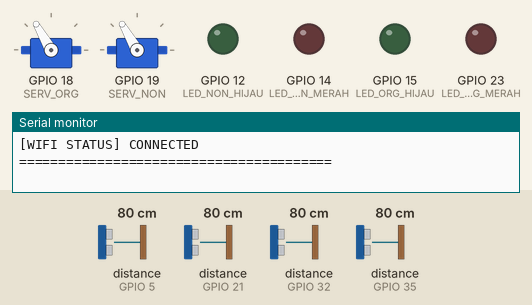
The sketch below on a simulated ESP32. Parts: 2 × servo, output pins drawn as LEDs (lit = HIGH), the last lines printed to the serial monitor. Wiring (inferred from the names in the program): 4 × ultrasonic range finder: trigger GPIO 4, echo GPIO 5 / trigger GPIO 22, echo GPIO 21 / trigger GPIO 27, echo GPIO 32 / trigger GPIO 33, echo GPIO 35. Inputs (shaded band) come from the test bench; at power-on: distance to the obstacle (sensors on GPIO 5, GPIO 32, GPIO 21, GPIO 35) 80 cm. The echo pulse lasts 58.3 µs per cm; WiFi joins after 1.5 s; servers stay silent unless stated; uploads are accepted with an empty reply; pins used as bus, display or sensor lines are not drawn.

Above: at 3.7 s.
3.8 s: distance to the obstacle (sensor on GPIO 5) set to 23 cm
5.3 s: distance to the obstacle (sensor on GPIO 5) set to 19 cm
At 6.6 s:
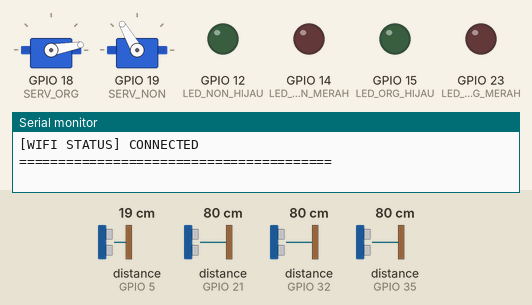
6.9 s: distance to the obstacle (sensor on GPIO 32) set to 24 cm
8.4 s: distance to the obstacle (sensor on GPIO 32) set to 19 cm
At 9.4 s:
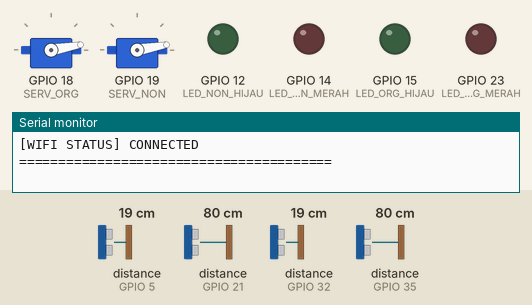
At 10.63 s:
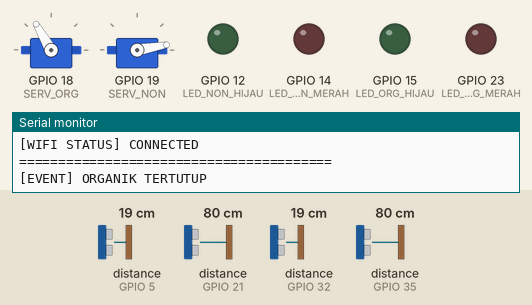
11.4 s: distance to the obstacle (sensor on GPIO 21) set to 2 cm
14.4 s: distance to the obstacle (sensor on GPIO 35) set to 2 cm
Timing chart, 0 to 20.3 s (numbered marks = the images above; inputs shaded):
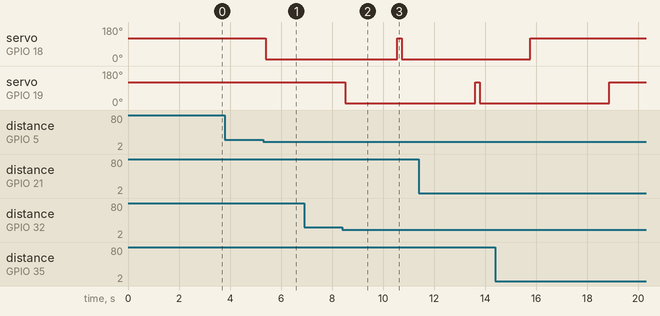

Measured:
- the behaviour switches between 22 and 21 cm on distance to the obstacle (sensor on GPIO 5) (found by bisection; images 0 and 1)
- the behaviour switches between 22 and 21 cm on distance to the obstacle (sensor on GPIO 32) (found by bisection; images 1 and 2)
- after the input at 5.3 s, servo on GPIO 18 (SERV_ORG): 120° → 10° after 0.10 s
- after the input at 8.4 s, servo on GPIO 19 (SERV_NON): 120° → 10° after 0.12 s

The sketch:

i.ino
```cpp
// ============================================================
// SMART TRASH BIN IoT SYSTEM - DUAL BIN VERSION v2.5
// ============================================================
// FITUR:
// 1. Dual tempat sampah (Organik & Non-Organik)
// 2. Auto buka tutup menggunakan servo
// 3. Monitoring kapasitas sampah
// 4. Koneksi Wi-Fi ESP32
// 5. Kirim data JSON ke Backend Flask
// 6. Data dikirim jika status berubah ATAU setiap 30 detik
// 7. Anti spam database
// 8. Monitoring realtime Serial Monitor
// 9. Deteksi sensor dicabut / error
// 10. Pull-down semua pin echo untuk stabilitas
// 11. [v2.3] Pin sensor organik dipindah ke 22 & 21
// 12. [v2.3] Saat sensor error, kirim 0% ke backend
//           agar data lama tidak menggantung di server
// 13. [v2.4] tinggiTong disesuaikan tong 10 liter = 20 cm
// 14. [v2.4] Threshold kategori disinkronkan dengan backend:
//           KOSONG < 30% | SETENGAH 30-79% | PENUH >= 80%
// 15. [v2.4] Kirim data berkala setiap 30 detik
// 16. [v2.5] INTEGRASI LED INDIKATOR (Merah = Penuh, Hijau = Aman)
// ============================================================


// ============================================================
// IMPORT LIBRARY
// ============================================================

#include <WiFi.h>
#include <ESP32Servo.h>
#include <HTTPClient.h>
#include <ArduinoJson.h>


// ============================================================
// KONFIGURASI WIFI
// ============================================================

const char* ssid     = "realme C65 i2mr";
const char* password = "achon900";


// ============================================================
// URL BACKEND FLASK
// ============================================================

const char* serverUrl = "https://trushbin.my.id/api/trash";


// ============================================================
// PIN TEMPAT SAMPAH ORGANIK
// ============================================================

// Pin servo organik
#define SERV_ORG   18

// Sensor tangan organik
#define T_OBJ_ORG   4
#define E_OBJ_ORG   5

// Sensor volume organik
#define T_VOL_ORG  22
#define E_VOL_ORG  21


// [v2.5] LED Indikator Organik
#define LED_ORG_MERAH  23  // Menyala saat penuh
#define LED_ORG_HIJAU  15   // Menyala saat kOW

// Tambahkan di bagian atas, setelah #define pin
//#define LED_ON  LOW   // Active LOW: nyala = L
//#define LED_OFF HIGH  // Active LOW: mati  = HIGH
// Ganti define LED_ON / LED_OFF dengan fungsi ini

void setLED(int pin, bool nyala) {
  if (nyala) {
    pinMode(pin, OUTPUT);
    digitalWrite(pin, LOW);   // Nyalakan
  } else {
    pinMode(pin, INPUT);      // Benar-benar putus, tidak ada arus bocor
  }
}

// ============================================================
// PIN TEMPAT SAMPAH NON-ORGANIK
// ============================================================

// Pin servo non-organik
#define SERV_NON   19

// Sensor tangan non-organik
#define T_OBJ_NON  27
#define E_OBJ_NON  32

// Sensor volume non-organik
#define T_VOL_NON  33
#define E_VOL_NON  35

// [v2.5] LED Indikator Non-Organik
#define LED_NON_MERAH  14  // Menyala saat penuh
#define LED_NON_HIJAU  12  // Menyala saat kosong/setengah


// ============================================================
// PARAMETER SISTEM
// ============================================================

const int tinggiTong = 20;
const int jarakBuka = 20;
const long waktuTunggu = 5000;
const int batasValidSensor = 200;
const long intervalKirim = 30000;


// ============================================================
// OBJECT SERVO
// ============================================================

Servo servoOrg;
Servo servoNon;


// ============================================================
// STATUS SERVO
// ============================================================

unsigned long waktuBukaOrg = 0;
bool isOpenOrg = false;

unsigned long waktuBukaNon = 0;
bool isOpenNon = false;


// ============================================================
// TIMER SERIAL MONITOR & KIRIM DATA
// ============================================================

unsigned long lastSerialPrint = 0;
unsigned long lastKirimData = 0;


// ============================================================
// STATUS TERAKHIR TEMPAT SAMPAH
// ============================================================

String lastStatusOrg = "";
String lastStatusNon = "";


// ============================================================
// STATUS ERROR SENSOR
// ============================================================

bool errorSensorOrg = false;
bool errorSensorNon = false;

bool sudahKirimResetOrg = false;
bool sudahKirimResetNon = false;


// ============================================================
// FUNGSI MEMBACA JARAK SENSOR ULTRASONIC
// ============================================================
int bacaJarak(int trigPin, int echoPin) {

  digitalWrite(trigPin, LOW);
  delayMicroseconds(2);

  digitalWrite(trigPin, HIGH);
  delayMicroseconds(10);

  digitalWrite(trigPin, LOW);

  long duration = pulseIn(echoPin, HIGH, 30000);

  if (duration == 0) {
    return batasValidSensor;
  }

  int jarak = duration * 0.034 / 2;

  return jarak;
}


// ============================================================
// FUNGSI CEK APAKAH SENSOR VALID
// ============================================================
bool sensorValid(int jarak) {
  return (jarak > 0 && jarak < batasValidSensor);
}


// ============================================================
// FUNGSI KONEKSI WIFI
// ============================================================
void setupWiFi() {

  Serial.println();
  Serial.println("====================================");
  Serial.println("MENGHUBUNGKAN WIFI...");
  Serial.println("====================================");

  WiFi.begin(ssid, password);

  while (WiFi.status() != WL_CONNECTED) {
    delay(500);
    Serial.print(".");
  }

  Serial.println();
  Serial.println("====================================");
  Serial.println("WIFI BERHASIL TERHUBUNG");
  Serial.print("IP ESP32 : ");
  Serial.println(WiFi.localIP());
  Serial.println("====================================");
}


// ============================================================
// FUNGSI MENGHITUNG STATUS TEMPAT SAMPAH
// ============================================================
String hitungKategori(int persen) {

  if (persen >= 80) return "PENUH";
  if (persen >= 30) return "SETENGAH";
  return "KOSONG";
}


// ============================================================
// FUNGSI MENGIRIM DATA KE BACKEND
// ============================================================
void kirimDataKeBackend(String binId, String type, int percentage) {

  if (WiFi.status() != WL_CONNECTED) {
    Serial.println("[ERROR] WIFI TERPUTUS!");
    return;
  }

  HTTPClient http;
  http.begin(serverUrl);
  http.addHeader("Content-Type", "application/json");

  StaticJsonDocument<200> doc;
  doc["bin_id"]   = binId;
  doc["type"]     = type;
  doc["distance"] = (tinggiTong - (percentage * tinggiTong / 100));

  String jsonPayload;
  serializeJson(doc, jsonPayload);

  int responseCode = http.POST(jsonPayload);

  if (responseCode > 0) {
    Serial.println();
    Serial.println("=========== HTTP SUCCESS ===========");
    Serial.print("BIN ID     : "); Serial.println(binId);
    Serial.print("TYPE       : "); Serial.println(type);
    Serial.print("PERCENTAGE : "); Serial.print(percentage); Serial.println("%");
    Serial.print("RESPONSE   : "); Serial.println(responseCode);
    Serial.println("====================================");
  } else {
    Serial.println();
    Serial.println("=========== HTTP FAILED ============");
    Serial.print("ERROR : ");
    Serial.println(http.errorToString(responseCode));
    Serial.println("====================================");
  }

  http.end();
}


// ============================================================
// SETUP AWAL ESP32
// ============================================================
void setup() {

  Serial.begin(115200);

  // ==========================================================
  // SETUP PIN SENSOR ORGANIK
  // ==========================================================
  pinMode(T_OBJ_ORG, OUTPUT);
  pinMode(E_OBJ_ORG, INPUT_PULLDOWN);

  pinMode(T_VOL_ORG, OUTPUT);
  pinMode(E_VOL_ORG, INPUT_PULLDOWN);


  // ==========================================================
  // SETUP PIN SENSOR NON-ORGANIK
  // ==========================================================
  pinMode(T_OBJ_NON, OUTPUT);
  pinMode(E_OBJ_NON, INPUT_PULLDOWN);

  pinMode(T_VOL_NON, OUTPUT);
  pinMode(E_VOL_NON, INPUT_PULLDOWN);


  // ==========================================================
  // [v2.5] SETUP PIN LED INDIKATOR
  // ==========================================================
  pinMode(LED_ORG_MERAH, OUTPUT);
  pinMode(LED_ORG_HIJAU, OUTPUT);
  pinMode(LED_NON_MERAH, OUTPUT);
  pinMode(LED_NON_HIJAU, OUTPUT);


  // ==========================================================
  // SETUP PWM SERVO
  // ==========================================================
  ESP32PWM::allocateTimer(0);
  ESP32PWM::allocateTimer(1);

  servoOrg.setPeriodHertz(50);
  servoNon.setPeriodHertz(50);

  servoOrg.attach(SERV_ORG, 500, 2400);
  servoNon.attach(SERV_NON, 500, 2400);


  // ==========================================================
  // POSISI AWAL SERVO
  // ==========================================================
  servoOrg.write(120);
  servoNon.write(120);

  delay(1000);

  Serial.println();
  Serial.println("====================================");
  Serial.println("SMART TRASH BIN SYSTEM ONLINE");
  Serial.println("DUAL BIN VERSION v2.5 + LED");
  Serial.println("====================================");

  setupWiFi();
}


// ============================================================
// LOOP UTAMA
// ============================================================
void loop() {

  if (WiFi.status() != WL_CONNECTED) {
    WiFi.begin(ssid, password);
  }

  unsigned long now = millis();


  // ==========================================================
  // ====== TEMPAT SAMPAH ORGANIK ======
  // ==========================================================

  int dObjOrg = bacaJarak(T_OBJ_ORG, E_OBJ_ORG);
  delay(40);

  int dVolOrg = bacaJarak(T_VOL_ORG, E_VOL_ORG);
  delay(40);

  int persenOrg = 0;

  if (!sensorValid(dVolOrg)) {
    errorSensorOrg = true;
    persenOrg = 0;

    Serial.println("[WARNING] SENSOR VOLUME ORGANIK ERROR / DICABUT!");

    if (!sudahKirimResetOrg) {
      Serial.println("[INFO] RESET DATA ORGANIK KE BACKEND...");
      kirimDataKeBackend("BIN-01", "Organik", 0);
      sudahKirimResetOrg = true;
      lastStatusOrg = "ERROR";
    }
  } else {
    errorSensorOrg = false;
    sudahKirimResetOrg = false;

    if (dVolOrg > tinggiTong) dVolOrg = tinggiTong;
    persenOrg = ((float)(tinggiTong - dVolOrg) / tinggiTong) * 100;
    if (persenOrg < 0) persenOrg = 0;
  }


  // ==========================================================
  // LOGIKA SERVO ORGANIK
  // ==========================================================

  if (!isOpenOrg && !errorSensorOrg && persenOrg < 80 && dObjOrg <= jarakBuka) {
    Serial.println();
    Serial.println("[EVENT] ORGANIK TERBUKA");
    servoOrg.write(10);
    isOpenOrg = true;
    waktuBukaOrg = now;
  }

  if (isOpenOrg && (now - waktuBukaOrg >= waktuTunggu)) {
    Serial.println();
    Serial.println("[EVENT] ORGANIK TERTUTUP");
    servoOrg.write(120);
    isOpenOrg = false;
  }


  // ==========================================================
  // ====== TEMPAT SAMPAH NON-ORGANIK ======
  // ==========================================================

  int dObjNon = bacaJarak(T_OBJ_NON, E_OBJ_NON);
  delay(40);

  int dVolNon = bacaJarak(T_VOL_NON, E_VOL_NON);
  delay(40);

  int persenNon = 0;

  if (!sensorValid(dVolNon)) {
    errorSensorNon = true;
    persenNon = 0;

    Serial.println("[WARNING] SENSOR VOLUME NON-ORGANIK ERROR / DICABUT!");

    if (!sudahKirimResetNon) {
      Serial.println("[INFO] RESET DATA NON-ORGANIK KE BACKEND...");
      kirimDataKeBackend("BIN-02", "Non-Organik", 0);
      sudahKirimResetNon = true;
      lastStatusNon = "ERROR";
    }
  } else {
    errorSensorNon = false;
    sudahKirimResetNon = false;

    if (dVolNon > tinggiTong) dVolNon = tinggiTong;
    persenNon = ((float)(tinggiTong - dVolNon) / tinggiTong) * 100;
    if (persenNon < 0) persenNon = 0;
  }


  // ==========================================================
  // LOGIKA SERVO NON-ORGANIK
  // ==========================================================

  if (!isOpenNon && !errorSensorNon && persenNon < 80 && dObjNon <= jarakBuka) {
    Serial.println();
    Serial.println("[EVENT] NON-ORGANIK TERBUKA");
    servoNon.write(10);
    isOpenNon = true;
    waktuBukaNon = now;
  }

  if (isOpenNon && (now - waktuBukaNon >= waktuTunggu)) {
    Serial.println();
    Serial.println("[EVENT] NON-ORGANIK TERTUTUP");
    servoNon.write(120);
    isOpenNon = false;
  }


  // ==========================================================
  // CEK STATUS TEMPAT SAMPAH
  // ==========================================================

  String currentStatusOrg = errorSensorOrg ? "ERROR" : hitungKategori(persenOrg);
  String currentStatusNon = errorSensorNon ? "ERROR" : hitungKategori(persenNon);


  // ==========================================================
// ==========================================================
  // [v2.5] KONTROL FISIK LAMPU LED INDIKATOR (UJI LOGIKA TERBALIK)
  // ==========================================================
 // --- KONTROL LED ORGANIK ---
if (currentStatusOrg == "PENUH") {
    setLED(LED_ORG_HIJAU, false);
    setLED(LED_ORG_MERAH, true);
}
else if (currentStatusOrg == "SETENGAH" || currentStatusOrg == "KOSONG") {
    setLED(LED_ORG_MERAH, false);
    setLED(LED_ORG_HIJAU, true);
}
else {
    setLED(LED_ORG_MERAH, false);
    setLED(LED_ORG_HIJAU, false);
}

// --- KONTROL LED NON-ORGANIK ---
if (currentStatusNon == "PENUH") {
    setLED(LED_NON_HIJAU, false);
    setLED(LED_NON_MERAH, true);
}
else if (currentStatusNon == "SETENGAH" || currentStatusNon == "KOSONG") {
    setLED(LED_NON_MERAH, false);
    setLED(LED_NON_HIJAU, true);
}
else {
    setLED(LED_NON_MERAH, false);
    setLED(LED_NON_HIJAU, false);
}

  // ==========================================================
  // FLAG KIRIM BERKALA (setiap 30 detik)
  // ==========================================================

  bool waktuyaKirim = (now - lastKirimData >= intervalKirim);


  // ==========================================================
  // JIKA STATUS ORGANIK BERUBAH ATAU WAKTUNYA KIRIM BERKALA
  // ==========================================================
  if (currentStatusOrg != lastStatusOrg || waktuyaKirim) {

    Serial.println();
    if (currentStatusOrg != lastStatusOrg) {
      Serial.println("[INFO] STATUS ORGANIK BERUBAH - KIRIM DATA");
    } else {
      Serial.println("[INFO] KIRIM DATA ORGANIK BERKALA (30 detik)");
    }

    if (!errorSensorOrg) {
      kirimDataKeBackend("BIN-01", "Organik", persenOrg);
    }

    lastStatusOrg = currentStatusOrg;
  }


  // ==========================================================
  // JIKA STATUS NON-ORGANIK BERUBAH ATAU WAKTUNYA KIRIM BERKALA
  // ==========================================================
  if (currentStatusNon != lastStatusNon || waktuyaKirim) {

    Serial.println();
    if (currentStatusNon != lastStatusNon) {
      Serial.println("[INFO] STATUS NON-ORGANIK BERUBAH - KIRIM DATA");
    } else {
      Serial.println("[INFO] KIRIM DATA NON-ORGANIK BERKALA (30 detik)");
    }

    if (!errorSensorNon) {
      kirimDataKeBackend("BIN-02", "Non-Organik", persenNon);
    }

    lastStatusNon = currentStatusNon;
  }


  // ==========================================================
  // UPDATE TIMER KIRIM BERKALA
  // ==========================================================
  if (waktuyaKirim) {
    lastKirimData = now;
  }


  // ==========================================================
  // SERIAL MONITOR LIVE
  // ==========================================================
  if (now - lastSerialPrint >= 1000) {

    Serial.println();
    Serial.println("============= LIVE MONITOR =============");

    Serial.printf(
      "[ORGANIK]     Tangan: %2d cm | Isi: %3d%% (%s)%s | Servo: %s\n",
      dObjOrg, persenOrg, currentStatusOrg.c_str(),
      errorSensorOrg ? " [!]" : "", isOpenOrg ? "BUKA" : "TUTUP"
    );

    Serial.printf(
      "[NON-ORGANIK] Tangan: %2d cm | Isi: %3d%% (%s)%s | Servo: %s\n",
      dObjNon, persenNon, currentStatusNon.c_str(),
      errorSensorNon ? " [!]" : "", isOpenNon ? "BUKA" : "TUTUP"
    );

    Serial.printf(
      "[WIFI STATUS] %s\n",
      (WiFi.status() == WL_CONNECTED) ? "CONNECTED" : "DISCONNECTED"
    );

    Serial.println("========================================");

    lastSerialPrint = now;
  }
}
```
